Frame 1 (no input): blank canvas, image omitted
Frame 60 (no input): blank canvas, image omitted
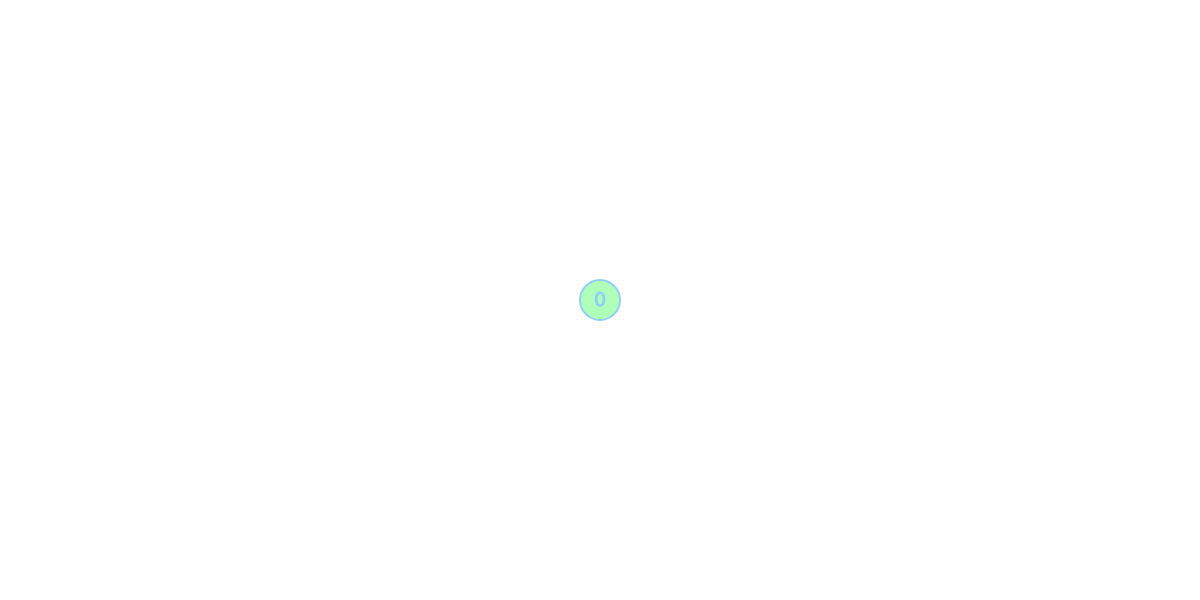
Frame 120 (the mouse pressed at the canvas centre since frame 60)

The p5.js sketch whose frames 1 and 60 were blank and that drew this single picture after the mouse press (run headless with seeded random() and noise() and a simulated clock; from frame 60 on, the mouse is pressed at the canvas centre):

// p5.js sketch
// ── sketch.js
let arr = []
let npress = false;
let dpress = false;
let temp;
let baseSize = 20;
let yesdelete = false;
let isOn = false;
let storeprev = 0;
let inn = 0
let edges;
let typi = false;
let inp;
let onaBub;
let pipes;
function setup() {
  createCanvas(1200,600);
  background(255);
  reset();
  temp = new Bubble(0,0,baseSize+5);
  let button = createButton('Reset');
  button.mousePressed(reset); 
}
function reset(){
  arr = [];
  edges = new Map();
  pipes = [];
}

function draw() {

  background(255);
  if(npress)
  {
    temp.x = mouseX;
    temp.y = mouseY;
    temp.draw();  
  }
  if(dpress)
  {
     circle(mouseX,mouseY, 30);
     for(let i=0;i<arr.length;i++)
     {
      let posx = Math.floor(arr[i].x);
      let posy = Math.floor(arr[i].y);
       if(arr[i].isInside())
       {
         for(let j=0;j<arr.length;j++)
         {
           
           if(i!=j)
           {
             for(let k = 0;k<arr[j].connected.length;k++)
             {
              if((Math.floor(arr[j].connected[k].x) == posx) && (Math.floor(arr[j].connected[k].y) == posy))
              {
                
                  arr[j].connected.splice(k,1);
              }
            }
           }
         }
         arr.splice(i,1);
         break;
       }
     }
  }
  for(let i=0;i<arr.length;i++){
    arr[i].hoverr();
    arr[i].dedge();
    arr[i].draw();
  }

  
}

function findWeight(){

}


function getadj(){
  let adj = "";
  for(let i=0;i<arr.length;i++){
    s = "adj[" + arr[i].data + "] = {"
    let len = arr[i].connected.length;
    if(len!=0)
    {
      for(let j=0;j<len;j++){
        if(j != len-1){
          s+= "{" + arr[i].connected[j].data + "}" + ",";
        }
        else{
          s+= "{" + arr[i].connected[j].data + "}" + "}\n";
        }
      }
    }
    else{
      s = "adj[" + arr[i].data + "] = {}\n";
    }
    adj+=s;
  }
  console.log(adj)
}


function mousePressed(){
  if(!(mouseX>width || mouseY > height) && !typi){
    if(arr.length==0)
      arr.push(new Bubble(mouseX,mouseY,baseSize));
    else
    {
      isOn = false;
      let noteInd = 0;
      for(let i=0;i<arr.length;i++)
      {
        if(arr[i].isInside(2*arr[i].r) && dpress==false)
        {
          isOn = true;
          npress = !npress;
          yesdelete = !yesdelete;
          noteInd = i;
          if(npress){
            //console.log("ob at ind: ", i);
            storeprev = i;
          }
          else{
            noteInd = i;
            //to push index uncomment below
            //arr[storeprev].connected.push(noteInd);
            let present = false;
            let count = 0;
            for(let obb of arr[storeprev].connected){
              if( (Math.floor(arr[noteInd].x) == Math.floor(obb.x))&& (Math.floor(arr[noteInd].y) == Math.floor(obb.y))){
                present = true;
                for (let [key, value] of edges) {
                  let hold = value;
                  
                  let cc = 0
                  for(let inside of hold){
                    let rec = inside[0];
                    if((key == (arr[storeprev].data)) &&(rec == (arr[noteInd].data))){
                      //console.log("found at ind: ", cc);
                      hold.splice(cc,1);
                      break;
                    }
                    cc++;
                  }
                }
                arr[storeprev].connected.splice(count,1);
                break;
              }
              count++;
            }
            if(!present){
              arr[storeprev].connected.push(arr[noteInd]);
              let px1 = arr[storeprev].x;
              let py1 = arr[storeprev].y;
              let px2 = arr[noteInd].x;
              let py2 = arr[noteInd].y;
              let newborn =new Pipe(arr[storeprev].data, arr[noteInd].data, px1,py1,px2,py2);
              pipes.push(newborn);

              let check = edges.has(arr[storeprev].data)
              if(check){
                let weigh = 0;
                let hold = edges.get(arr[storeprev].data);
                hold.push([arr[noteInd].data, weigh]);
              }else{
                let weigh = 0;
                edges.set(arr[storeprev].data, [[arr[noteInd].data, weigh]]);
              }

            }else{
              console.log("Present");
            }
            storeprev = 0;
          }
          break;
        }
      }
      if(!isOn && !npress && dpress==false)
      {
        let newobj = new Bubble(mouseX,mouseY,baseSize);
        newobj.data = arr.length;
        arr.push(newobj);
      }
      

    }
  }
}
let update_data_index = 0;
function keyPressed(){
  if(keyIsDown(16) && keyIsDown(67)){
    console.log("KeyStroke: shift + c");
    npress = false;
  }
  if(keyIsDown(16) && keyIsDown(68)){
    console.log("KeyStroke: Shift + d");
    dpress = !dpress;
  }
  if(keyIsDown(16) && keyIsDown(65)){
    console.log("KeyStroke: shift + a");
    getadj();
  }
  if((keyIsDown(16) && keyIsDown(86)) ){
    onaBub = false;
    update_data_index = 0;
    for(let oo of arr){
      if(oo.isInside()){
        onaBub = true;
        
        break;
      }
      update_data_index++;
    }

    if(onaBub){
      typi = !typi
      if(typi){
        console.log("KeyStroke: Shift+v");
        inp = createInput();
        inp.position(mouseX,mouseY);
        inp.changed(newval);
      }
      if(typi == false){
        inp.remove();
      }
    }
  }
}

function newval(){
  
  arr[update_data_index].data = inp.value();
  console.log(inp.value());
  inp.remove();
  typi = false;
}
// ── bubble.js
class Bubble{
    constructor(x,y,r=20){
        this.x = x;
        this.y = y;
        this.r = r;
        this.connected = [];
        this.col = {
            r: 255,
            g: 255,
            b: 255,
            a: 800,
        }
        this.data = 0;

    }
    ddata(x1,y1,x2,y2,offset){
        textSize(20);
        fill(145,206,255);
        stroke(145,206,255);
        strokeWeight(1);
        textAlign(CENTER, CENTER);
        text(this.data, abs(x1+x2)/2-offset, abs(y1+y2)/2-offset);
    }
    dedge() {
        if(this.connected.length!=0)
        {
            for(let i=0;i<this.connected.length;i++){
                let posx = Math.floor(this.x);
                let posy = Math.floor(this.y);

                // let p1 = new Pipe(this.x,this.y, this.connected[i].x, this.connected[i].y)
                // p1.draw();
   
                strokeWeight(2);
                stroke(66,245,84);
                line(this.x,this.y, this.connected[i].x, this.connected[i].y);
                //this.ddata(this.x,this.y, this.connected[i].x, this.connected[i].y,-10);
                
                for(let j=0;j<this.connected[i].connected.length;j++){
                    if(posx == Math.floor(this.connected[i].connected[j].x) && posy == Math.floor(this.connected[i].connected[j].y)){

                        // let p1 = new Pipe(this.x,this.y, this.connected[i].x, this.connected[i].y, {r: 247,g:30,b:247})
                        // p1.draw();
                        strokeWeight(2);
                        stroke(247,30,247);
                        line(this.x,this.y, this.connected[i].x, this.connected[i].y);
                        //this.ddata(this.x,this.y, this.connected[i].x, this.connected[i].y, -10);
                        break;
                    }
                }
            }
        }
    }

    isInside(r=this.r){
        return dist(mouseX,mouseY,this.x,this.y) < r;
    }
    hoverr(){
        let cc = this.col;
        if(this.isInside())
        {
            this.col.r = 176;
            this.col.g = 255;
            this.col.b = 185;
            this.col.a = 800;
           
        }
        else{
            this.col.r = 255;
            this.col.g = 255;
            this.col.b = 255;
            this.col.a = 800;
         
        }
    }

    update(px,py){
        this.x = px;
        this.y = py;
    }

    draw(){
        fill(this.col.r,this.col.g,this.col.b,this.col.a);
        //stroke(255,0,221,100);
        stroke(145,206,255);
        strokeWeight(2);
        ellipse(this.x,this.y, 2*this.r);
        textSize(20);
        fill(145,206,255);
        stroke(145,206,255);
        strokeWeight(1);
        textAlign(CENTER, CENTER);
        text(this.data, this.x, this.y);
    }
  }
  
// ── pipe.js
class Pipe{
    constructor(prev, next, px1,py1,px2,py2){
        this.prev = prev;
        this.next = next;
        this.px1 = px1;
        this.py1 = py1;
        this.px2 = px2;
        this.py2 = py2;
        this.data = 0;
    }


}
